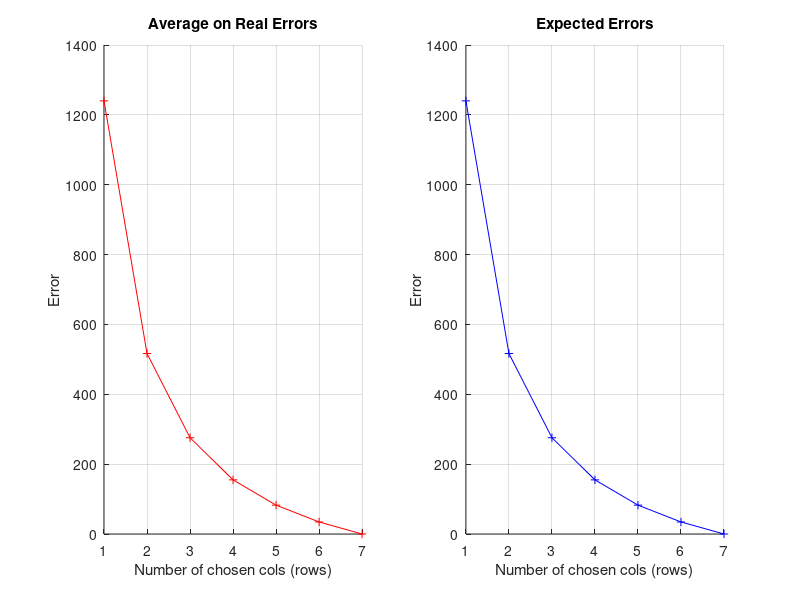

The MATLAB source for this figure:
function demo_Theorem1
% To verity Theorem 1 in [1].
%
% [1] Li He, Nilanjan Ray and Hong Zhang. Error Bound of
% Nystrom-approximated NCut Eigenvectors and Its Application to Training
% Size Selection. To appear in Neurocomputing.
%
% Introduction:
% Theorem 1 in [1] gives the expected error of matrix multiplication
% approximation if sampling uniformly without replacement.
%
% In this test, we generate two matrices, A of p-by-n and B of n-by-q, and
% randomly sample c columns (or rows) from A (or B) and scale the sampled
% cols (rows) to form a couple new matrices, C of p-by-c and R of c-by-q. 
% We calculate the error by:
%
%               error = ||AB-CR||_F^2
%
% We have in total n!/(n-c)! possible permutations of c columns (rows)
% chosen from n columns (rows). We calculate in this test the average error
% among all permutations. It should be identical to Eq. (8) in [1].
%
% Variables:
%       A           p*n         One matrix, we want to approximate AB
%       B           n*q         One matrix, we want to approximate AB
%       c           scalar      Number of chosen columns (rows). We will
%                               sample at random without replacement c
%                               columns (rows) from A (B). See Theorem 1
%                               [1] for details.
%       C           p*c         A matrix formed by scaled chosen columns
%                               from A.
%       R           c*q         A matrix formed by scaled chosen rows from
%                               B.
%
% Source codes available at
% https://github.com/LiHeUA/
%
% Li He: lhe2@ualberta.ca

clc
close all

%% 0. Generate Two Matrices
% WARNING! Number of columns, n, should be small. We will loop on n!/(n-k)!
% permutations with varying k=1:n.
n = 7;  % number of columns

p = 20; % number of rows in A
q = 30; % number of cols in B

% generate two matrices A and B
A = rand(p,n);
B = rand(n,q);

EAB = zeros(1,n); % expected error on c=1:n
AE = zeros(1,n); % average on real errors with c=1:n

% we will randomly choose c columns (rows) from total n;
for c=1:n
    %% 1. Expected Error from Theorem 1 in [1]
    % Eq. (8) in [1]
    EAB(c) = getExpectedErrorAB(n,c,A,B);
    
    %% 2. Average on Real Error
    AE(c) = getAvgErrorAB(n,c,A,B);
end

%% 3. Display
figure(1); subplot(1,2,1); hold on; grid on
plot(1:n,AE,'r+-');title('Average on Real Errors');
xlabel('Number of chosen cols (rows)');
ylabel('Error');
figure(1); subplot(1,2,2); hold on; grid on
plot(1:n,EAB,'b+-');title('Expected Errors');
xlabel('Number of chosen cols (rows)');
ylabel('Error');

function EAB = getExpectedErrorAB(n,c,A,B)
% Calculate the expected error of AB-CR. Eq. (8) in [1]

%% 1. \sum_t=1^n { ||A^{(t)}B_{(t)}||_F^2 }
SAB = 0;
for i=1:n
    SAB = SAB + norm(A(:,i)*B(i,:),'fro')^2;
end
%% 2. Eq. (8)
EAB = n*(n-c)/(c*(n-1)) * ( SAB - norm(A*B,'fro')^2/n );

function AE = getAvgErrorAB(n,c,A,B)
% Calculate the average error of all n!/(n-c)! permutations. First get all
% combinations, then on each combination, get all its permutations.

%% 1. All Combinations
comb = nchoosek(1:n,c); % unordered combinations

%% 2. All Permutations
sumE = 0; % sum of error
scale = sqrt(n/c); % scale factor
AB = A*B; % ground truth matrix multiplication value
for i=1:size(comb,1)
    ordPerm = perms(comb(i,:)); % ordered permutations from one combination
    
    for j=1:size(ordPerm)
        p = ordPerm(j,:); % one permutation
        % get C and R
        C = A(:,p);
        R = B(p,:);
        
        % scale C and R
        C = C*scale;
        R = R*scale;
        
        % get error
        sumE = sumE + norm( AB - C*R, 'fro' )^2;
    end
end

%% 3. Average Error
AE = sumE*factorial(n-c)/factorial(n);